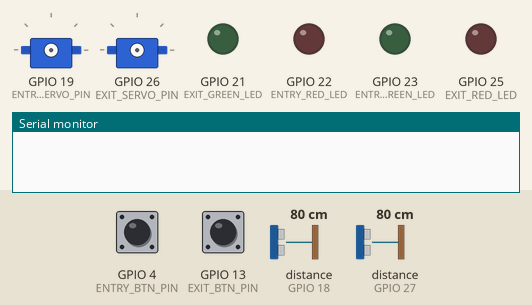
A program run on a simulated ESP32. Shown: 2 × servo, output pins drawn as LEDs (lit = HIGH), the last lines printed to the serial monitor. Wiring (from diagram.json): 2 × ultrasonic range finder: trigger GPIO 5, echo GPIO 18 / trigger GPIO 14, echo GPIO 27. The test bench sets the inputs (shaded band); at power-on: distance to the obstacle (sensors on GPIO 18, GPIO 27) 80 cm, GPIO 4 (ENTRY_BTN_PIN) HIGH, GPIO 13 (EXIT_BTN_PIN) HIGH. The echo pulse lasts 58.3 µs per cm; pins used as bus, display or sensor lines are not drawn.

Above: at 0.0 s.
At 1.7 s:
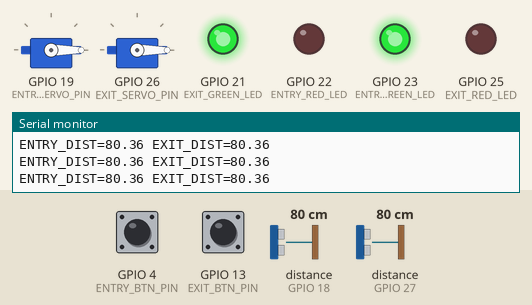
1.8 s: distance to the obstacle (sensor on GPIO 18) set to 31 cm
3.3 s: distance to the obstacle (sensor on GPIO 18) set to 28 cm
At 4.4 s:
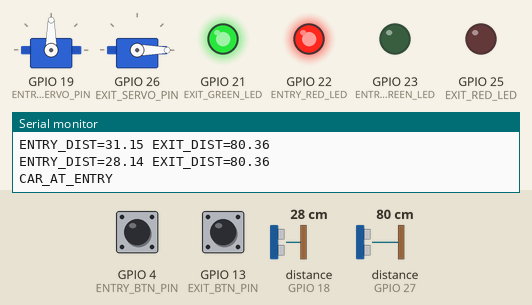
Timing chart, 0 to 9.1 s (numbered marks = the images above; inputs shaded):
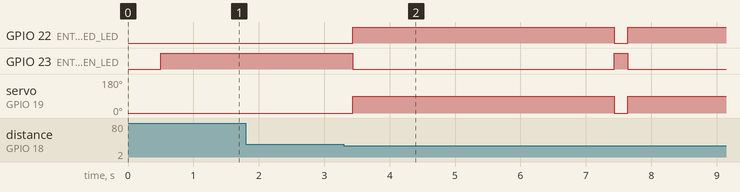

The program:

main.cpp
```cpp
#include <Arduino.h>
#include <ESP32Servo.h>

// ── ENTRY GATE ──────────────────────────────────────
#define ENTRY_TRIG_PIN  5
#define ENTRY_ECHO_PIN  18
#define ENTRY_SERVO_PIN 19
#define ENTRY_BTN_PIN   4

// ── EXIT GATE ───────────────────────────────────────
#define EXIT_TRIG_PIN   14
#define EXIT_ECHO_PIN   27
#define EXIT_SERVO_PIN  26
#define EXIT_BTN_PIN    13

// ── LEDs ────────────────────────────────────────────
#define ENTRY_GREEN_LED 23
#define ENTRY_RED_LED   22
#define EXIT_GREEN_LED  21
#define EXIT_RED_LED    25

Servo entryServo;
Servo exitServo;
bool entryGateOpen = false;
bool exitGateOpen  = false;

float readDistance(int trigPin, int echoPin) {
  digitalWrite(trigPin, LOW);
  delayMicroseconds(2);
  digitalWrite(trigPin, HIGH);
  delayMicroseconds(10);
  digitalWrite(trigPin, LOW);
  long duration = pulseIn(echoPin, HIGH, 30000);
  return duration * 0.01723;
}

void setup() {
  Serial.begin(115200);
  delay(500);
  pinMode(ENTRY_TRIG_PIN, OUTPUT);
  pinMode(ENTRY_ECHO_PIN, INPUT);
  pinMode(EXIT_TRIG_PIN,  OUTPUT);
  pinMode(EXIT_ECHO_PIN,  INPUT);
  pinMode(ENTRY_BTN_PIN, INPUT_PULLUP);
  pinMode(EXIT_BTN_PIN,  INPUT_PULLUP);
  pinMode(ENTRY_GREEN_LED, OUTPUT);
  pinMode(ENTRY_RED_LED,   OUTPUT);
  pinMode(EXIT_GREEN_LED,  OUTPUT);
  pinMode(EXIT_RED_LED,    OUTPUT);
  entryServo.attach(ENTRY_SERVO_PIN);
  exitServo.attach(EXIT_SERVO_PIN);
  entryServo.write(0);
  exitServo.write(0);
  digitalWrite(ENTRY_GREEN_LED, HIGH);
  digitalWrite(ENTRY_RED_LED,   LOW);
  digitalWrite(EXIT_GREEN_LED,  HIGH);
  digitalWrite(EXIT_RED_LED,    LOW);
  Serial.println("SYSTEM_READY");
}

void loop() {
  float entryDist = readDistance(ENTRY_TRIG_PIN, ENTRY_ECHO_PIN);
  float exitDist  = readDistance(EXIT_TRIG_PIN,  EXIT_ECHO_PIN);

  Serial.print("ENTRY_DIST=");
  Serial.print(entryDist);
  Serial.print(" EXIT_DIST=");
  Serial.println(exitDist);

  bool entryTriggered = (digitalRead(ENTRY_BTN_PIN) == LOW) || (entryDist > 0 && entryDist < 30);
  bool exitTriggered  = (digitalRead(EXIT_BTN_PIN)  == LOW) || (exitDist  > 0 && exitDist  < 30);

  if (entryTriggered && !entryGateOpen) {
    Serial.println("CAR_AT_ENTRY");
    digitalWrite(ENTRY_GREEN_LED, LOW);
    digitalWrite(ENTRY_RED_LED,   HIGH);
    entryGateOpen = true;
    entryServo.write(90);
    delay(4000);
    entryServo.write(0);
    entryGateOpen = false;
    digitalWrite(ENTRY_RED_LED,   LOW);
    digitalWrite(ENTRY_GREEN_LED, HIGH);
  }

  if (exitTriggered && !exitGateOpen) {
    Serial.println("CAR_AT_EXIT");
    digitalWrite(EXIT_GREEN_LED, LOW);
    digitalWrite(EXIT_RED_LED,   HIGH);
    exitGateOpen = true;
    exitServo.write(90);
    delay(4000);
    exitServo.write(0);
    exitGateOpen = false;
    digitalWrite(EXIT_RED_LED,   LOW);
    digitalWrite(EXIT_GREEN_LED, HIGH);
  }

  delay(200);
}
```

Measured:
- the behaviour switches between 30 and 29 cm on distance to the obstacle (sensor on GPIO 18) (found by bisection; images 1 and 2)
- after the input at 3.3 s, GPIO 22 (ENTRY_RED_LED): LOW → HIGH after 0.13 s, → LOW 4.0 s later, → HIGH 0.21 s later; GPIO 23 (ENTRY_GREEN_LED): HIGH → LOW after 0.13 s, → HIGH 4.0 s later, → LOW 0.21 s later; servo on GPIO 19 (ENTRY_SERVO_PIN): 0° → 90° after 0.13 s, → 0° 4.0 s later, → 90° 0.21 s later
